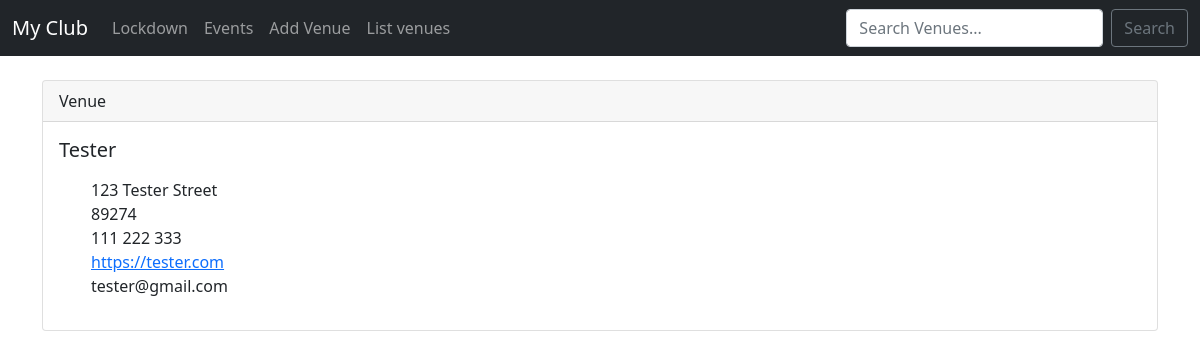
Screenshot of /show_venue/4 with the database file from the repository.
### myapp/models.py (models this page shows)
class Venue(models.Model):
    name = models.CharField('Venue Name', max_length=120)
    address = models.CharField(max_length=300)
    post_code = models.CharField('Post Code', max_length=8)
    phone_number = models.CharField('Contact Phone', max_length=20, blank=True)
    web = models.URLField('Website address', blank=True)
    email_address = models.EmailField('Email Address', blank=True)
    def __str__(self):
        return self.name

### myapp/views.py (the view)
# urls.py: path('show_venue/<venue_id>', views.show_venue, name='show-venue'),
def show_venue(request, venue_id):  # Basic structure hoever the addition of venue_id is the same as what was passed in urls.py into the url
    venue = Venue.objects.get(pk=venue_id)  # pk stands for primary key which will allocate a number to the venue_id
    return render(request, 'events/show_venue.html', {'venue': venue})

### myapp/templates/events/show_venue.html
{% extends 'events/base.html' %}
{% block content %}
        <div class="card">
            <div class="card-header">
                Venue
            </div>
            <div class="card-body">
              <h5 class="card-title">{{ venue }}</h5>
              <p class="card-text">
                <ul>
                    {{ venue.address }}<br>
                    {{ venue.post_code }}<br>
                    {{ venue.phone_number }}<br>
                    <a href="{{ venue.web }}">{{ venue.web }}<br></a>
                    {{ venue.email_address }}<br>
                </ul>
              </p>
            </div>
          </div>
{% endblock %}

### rows the page displays
Venue: name "Tester", address "123 Tester Street", post_code "89274", phone_number "111 222 333", web "https://tester.com", email_address "tester@gmail.com"
